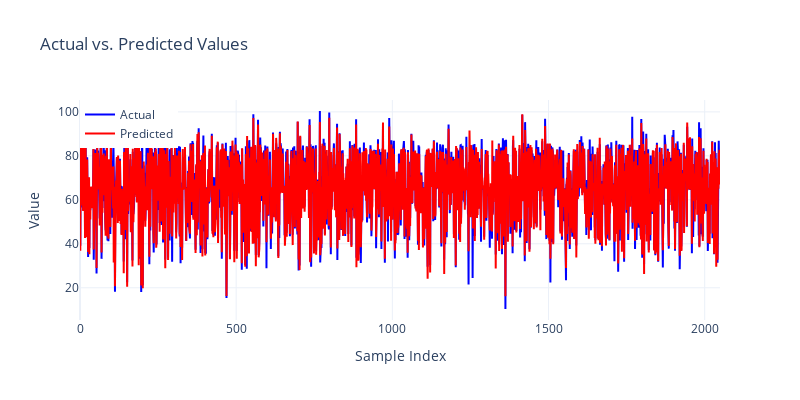

This figure's notebook cell:
### Code cell
y_pred_scaled_LSTM = model_LSTM.predict(X_test)

y_pred_LSTM = target_scaler.inverse_transform(y_pred_scaled_LSTM)
y_actual_LSTM = target_scaler.inverse_transform(y_test)

y_pred_LSTM = y_pred_LSTM.flatten()
y_actual_LSTM = y_actual_LSTM.flatten()

mse_LSTM = mean_squared_error(y_actual_LSTM, y_pred_LSTM)
rmse_LSTM = np.sqrt(mse_LSTM)
mae_LSTM = mean_absolute_error(y_actual_LSTM, y_pred_LSTM)
mape_LSTM = mean_absolute_percentage_error(y_actual_LSTM, y_pred_LSTM) * 100
r2_LSTM = r2_score(y_actual_LSTM, y_pred_LSTM)

fig1 = go.Figure()
fig1.add_trace(go.Scatter(x=np.arange(len(y_actual_LSTM)), y=y_actual_LSTM, mode='lines', name='Actual', line=dict(color='blue')))
fig1.add_trace(go.Scatter(x=np.arange(len(y_pred_LSTM)), y=y_pred_LSTM, mode='lines', name='Predicted', line=dict(color='red')))
fig1.update_layout(
    title="Actual vs. Predicted Values",
    xaxis_title="Sample Index",
    yaxis_title="Value",
    legend=dict(x=0, y=1),
    height=400,
    width=800,
    template="plotly_white",
)

errors = y_actual_LSTM - y_pred_LSTM
fig2 = px.histogram(errors, nbins=30, title="Error Distribution (Actual - Predicted)")
fig2.update_layout(
    xaxis_title="Error",
    yaxis_title="Count",
    height=400,
    width=800,
    template="plotly_white"
)


fig3 = px.scatter(
    x=y_actual_RNN,
    y=y_pred_RNN,
    labels={'x': 'Actual Values', 'y': 'Predicted Values'},
    title="Scatter Plot: Actual vs. Predicted",
)

fig3.update_traces(marker=dict(color='blue', size=8), selector=dict(mode='markers'))

fig3.add_trace(
    px.scatter(
        x=y_actual_RNN, 
        y=y_actual_RNN, 
        labels={'x': 'Actual Values', 'y': 'Predicted Values'},
        title="Scatter Plot: Actual vs. Predicted"
    ).data[0].update(marker=dict(color='red', size=8))
)

fig3.update_layout(height=400, width=800, template="plotly_white")



metrics_text = f"""
**Metrics Summary**  
- Mean Squared Error (MSE_LSTM): {mse_LSTM:.4f}  
- Root Mean Squared Error (RMSE_LSTM): {rmse_LSTM:.4f}  
- Mean Absolute Error (MAE_LSTM): {mae_LSTM:.4f}  
- Mean Absolute Percentage Error (MAPE_LSTM): {mape_LSTM:.2f}%  
- R² Score: {r2_LSTM:.4f}  
"""

metrics_table = go.Figure(data=[go.Table(
    header=dict(values=["Metric", "Value"], fill_color="darkgrey", align="left"),
    cells=dict(values=[
        ["MSE_LSTM", "RMSE_LSTM", "MAE_LSTM", "MAPE_LSTM", "R²"],
        [f"{mse_LSTM:.4f}", f"{rmse_LSTM:.4f}", f"{mae_LSTM:.4f}", f"{mape_LSTM:.2f}%", f"{r2_LSTM:.4f}"]
    ], fill_color="black", align="left"))
])
metrics_table.update_layout(title="Model Performance Metrics", height=300, width=600, template="plotly_dark",)

fig1.show()
fig2.show()
fig3.show()
metrics_table.show()

### Figure 1 — Plotly figure (JSON) as saved in the notebook; plotly's stock layout.template omitted (floating-point values rounded to 4 significant figures; data arrays with more than 128 entries replaced by an {"elided": "..."} marker saying what was removed)
{"data": [{"line": {"color": "blue"}, "mode": "lines", "name": "Actual", "type": "scatter", "x": {"elided": "2050 int values"}, "y": {"elided": "2050 float values"}}, {"line": {"color": "red"}, "mode": "lines", "name": "Predicted", "type": "scatter", "x": {"elided": "2050 int values"}, "y": {"elided": "2050 float values"}}], "layout": {"height": 400, "legend": {"x": 0, "y": 1}, "title": {"text": "Actual vs. Predicted Values"}, "width": 800, "xaxis": {"title": {"text": "Sample Index"}}, "yaxis": {"title": {"text": "Value"}}}}
